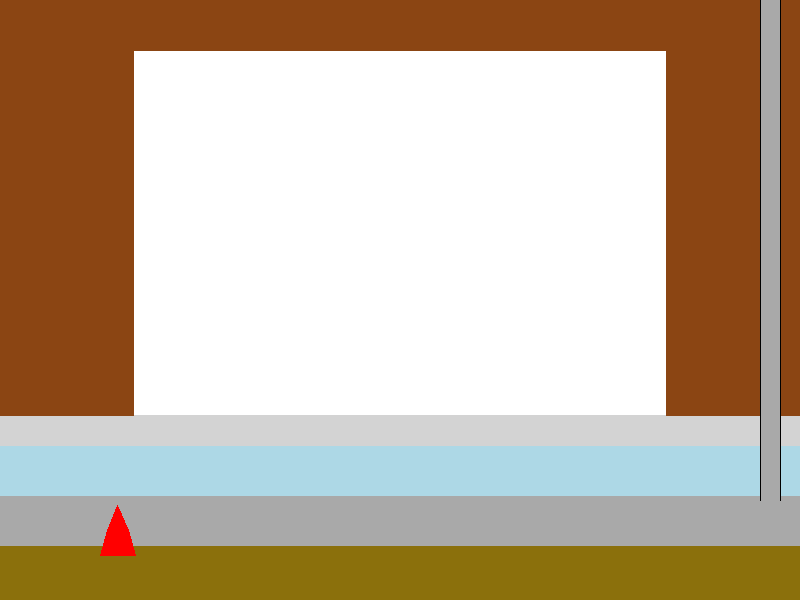
#> input picture roman_hypocaust_diagram_generator/old.bmp, 800 x 600 px
$ python process_old_simulation.py
#> lines starting #> are read from the running program, lines starting #| are printed output that depends on the picture; after the words box and inside, x2 and y2 are one past the last pixel; in counts of white or black regions, pixels touching at a corner belong together
import numpy as np
import matplotlib.pyplot as plt
from matplotlib.animation import FuncAnimation
from matplotlib.widgets import Button, Slider, TextBox
from PIL import Image

# 이미지 불러오기
img_path = "./old.bmp"
image = Image.open(img_path)
#> image is the input picture: PIL image 800x600 RGB; mean R, G, B 195.1, 176.7, 155.4
pixels = np.array(image)

# 색상과 인덱스 매핑
color_to_index = {
    (139, 112, 12): 0,   # 갈색 - 지반층
    (169, 169, 169): 1,  # 회색 - 공기 흐름
    (255, 255, 255): 2,  # 흰색 - 공기 흐름 (방)
    (173, 216, 230): 3,  # 연한 파란색 - 난방 통로
    (211, 211, 211): 4,  # 밝은 회색 - 바닥
    (105, 105, 105): 5,  # 어두운 회색 - 연기
    (139, 69, 19): 6,    # 갈색 - 목재 벽
    (255, 0, 0): 7,      # 빨간색 - 화원
    (0, 0, 0): 8         # 검은색 - 경계선
}

# 색상을 인덱스로 변환
indexes = np.zeros(pixels.shape[:2], dtype=int)
for color, index in color_to_index.items():
    mask = np.all(pixels == color, axis=-1)
    indexes[mask] = index
#> this loop made 9 passes
#> pass 1, `mask = np.all(pixels == color, axis=-1)`:
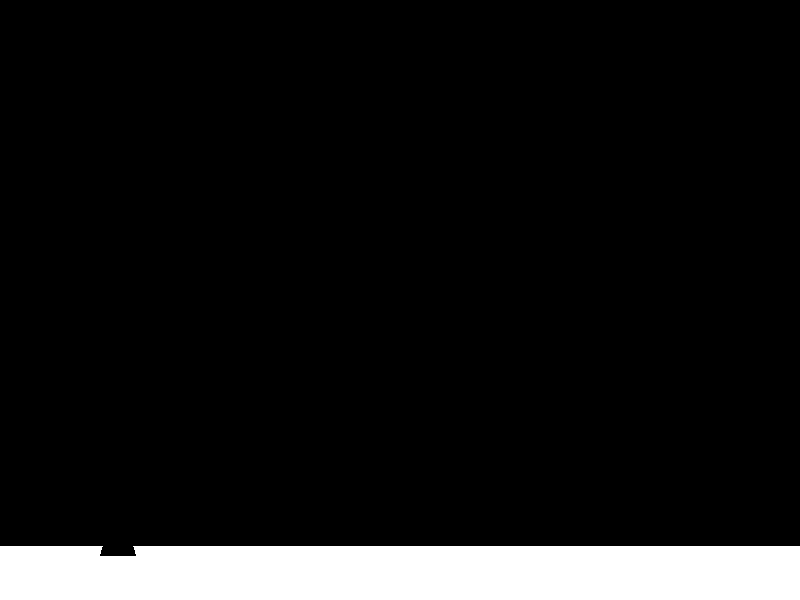
#> mask: shape (600, 800) bool; 8.9% white; 1 white region, box (x1, y1, x2, y2) and area: (0, 546, 800, 600) 42866
#> pass 3, `mask = np.all(pixels == color, axis=-1)`:
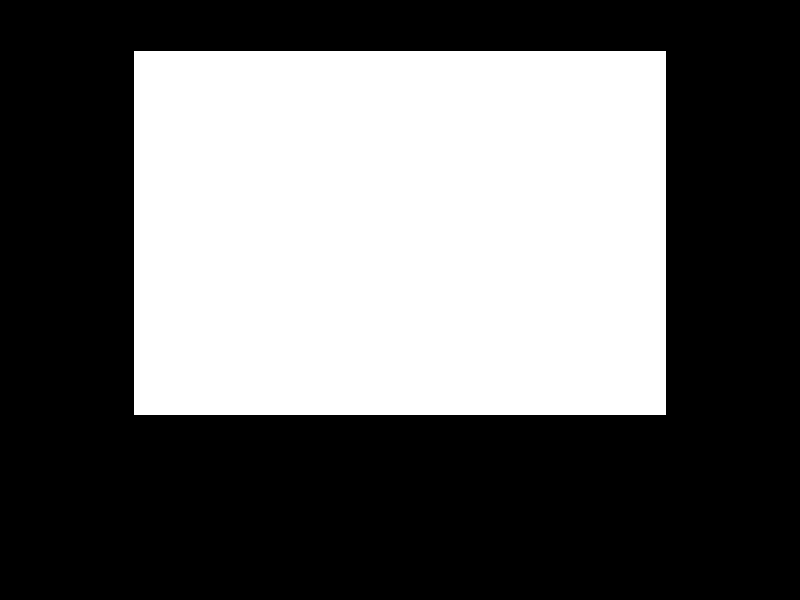
#> mask: shape (600, 800) bool; 40.3% white; 1 white region, box (x1, y1, x2, y2) and area: (134, 51, 666, 415) 193648
#> after the loop:
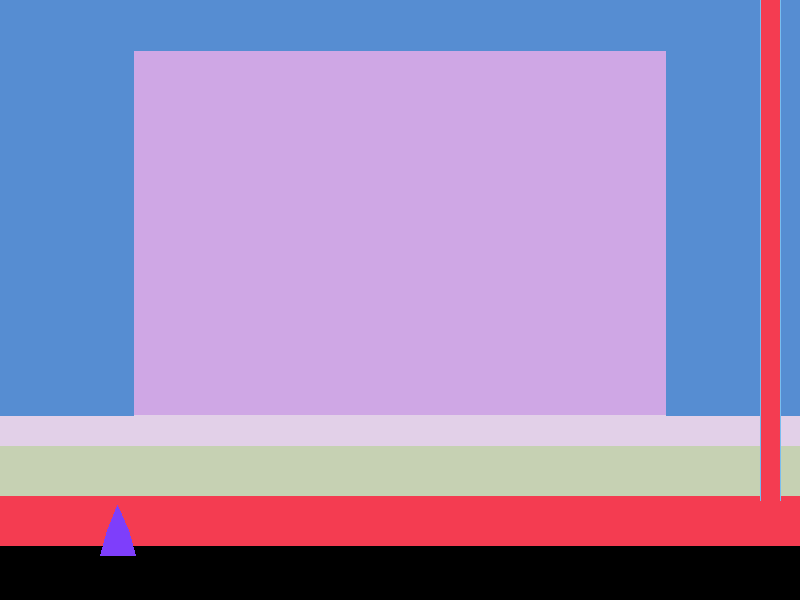
#> indexes: shape (600, 800) int64; 8 distinct labels, from 0 to 8; one colour per label, 0 black


# 초기 온도 분포 설정
room_temp = 25  # 초기 방 온도 설정
temperature = np.ones_like(indexes, dtype=float) * room_temp
fire_temp = 200  # 초기 화원 온도 설정
temperature[indexes == 7] = fire_temp

# 열 확산 시뮬레이션을 위한 변수 초기화
# Thermal conductivity values for each material (W/m·K)
k = np.array([
    1.5,    # Ground layer (soil)
    0.026,  # Airflow
    0.026,  # Airflow (room)
    0.6,    # Heating path (water)
    1.7,    # Floor (concrete)
    0.026,  # Smoke (similar to air)
    0.15,   # Wooden wall
    0.5,    # Fire source (arbitrary value)
    0.1     # Boundary (arbitrary value)
])

delta_x = 0.01   # 공간 간격 (m)
delta_t = 10      # 시간 간격 (s)

# 각 재질의 물성치 설정
rho = np.array([1600, 1.225, 1.225, 1000, 2400, 1.225, 600, 1, 1])
cp = np.array([0.8e3, 1.005e3, 1.005e3, 4.186e3, 0.88e3, 1.005e3, 1.7e3, 1e3, 1e3])
alpha = k / (rho * cp)

# 초기 온도 분포 설정
temperature = np.ones_like(indexes, dtype=float) * 25
temperature[indexes == 7] = 200  # 화원의 온도 설정

def update(frame):
#> called with frame = 0
    if not running:
        return [im]  # 실행 중이지 않으면 업데이트 없이 현재 상태 유지

    global temperature
    new_temperature = temperature.copy()
    try:
        T = temperature
        idx = indexes
        a = alpha[idx]
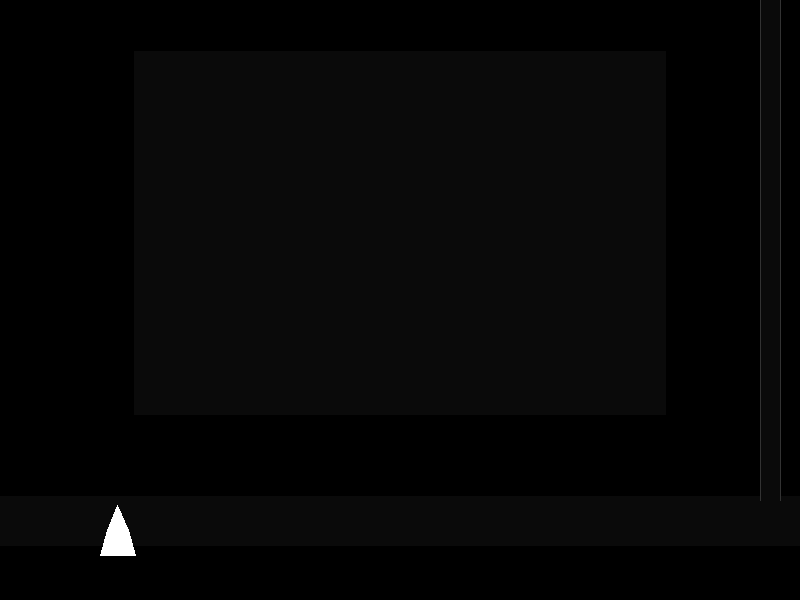
#> a: shape (600, 800) float64; min 1.43e-07, max 0.0005, mean 1.21e-05; drawn with min black and max white
        laplacian = (T[:-2, 1:-1] + T[2:, 1:-1] + T[1:-1, :-2] + T[1:-1, 2:] - 4 * T[1:-1, 1:-1]) / delta_x**2
        new_temperature[1:-1, 1:-1] = T[1:-1, 1:-1] + a[1:-1, 1:-1] * delta_t * laplacian
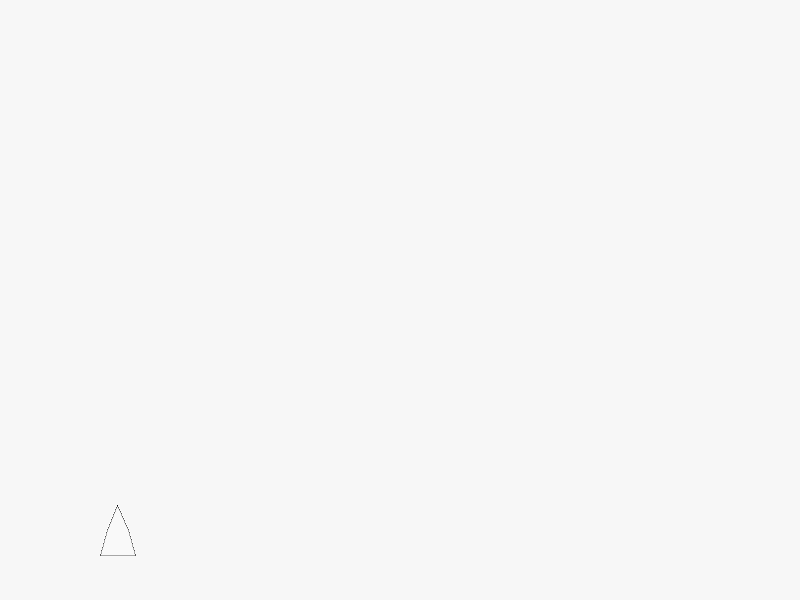
#> new_temperature: shape (600, 800) float64; min -26050, max 764.2, mean 22.3; drawn with min black and max white
    except Exception as e:
        print(f"An error occurred: {e}")
        print(f"Temperature values: {T[1:-1, 1:-1]}")
        print(f"Laplacian values: {laplacian}")
        return []

    new_temperature[indexes == 7] = 200  # Keep fire source at 200°C
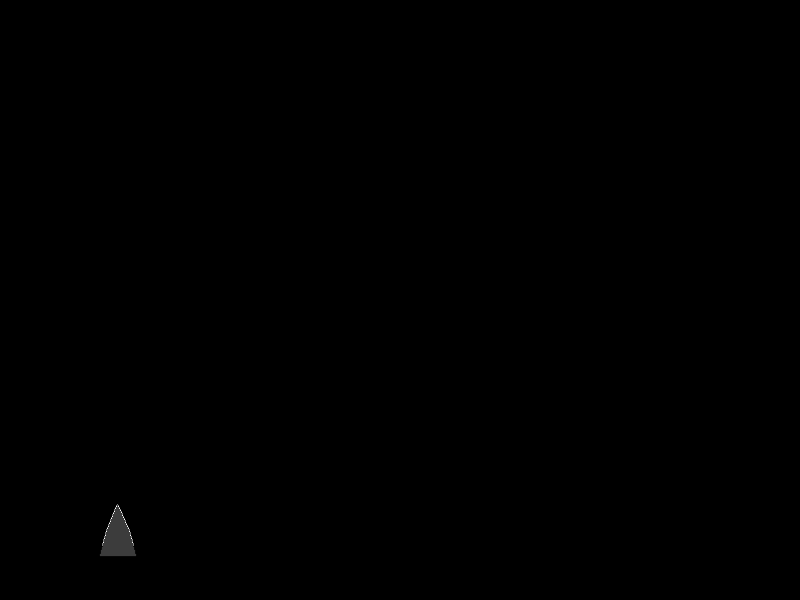
#> new_temperature: shape (600, 800) float64; 0.03% of pixels changed, all inside (x1, y1, x2, y2) = (100, 505, 136, 556); drawn with min black and max white
    temperature = new_temperature
    im.set_array(temperature)
    return [im]

def start(event):
    global running
    running = True

def stop(event):
    global running
    running = False

def reset(event):
    global temperature, running
    running = False  # 시뮬레이션 정지
    temperature = np.ones_like(indexes, dtype=float) * room_temp  # 온도를 초기 방 온도로 초기화
    temperature[indexes == 7] = fire_temp  # 화원 온도로 설정
    im.set_array(temperature)

# 그래프 설정
fig, ax = plt.subplots(figsize=(10, 10))
plt.subplots_adjust(top=0.85, bottom=0.15)

ax.set_title('Simulation    ')
ax.set_xlabel('X Axis')
ax.set_ylabel('Y Axis')


# 애니메이션을 위한 초기 설정
im = ax.imshow(temperature, cmap='inferno', interpolation='nearest', animated=True, alpha=0.5, extent=[0, pixels.shape[1], pixels.shape[0], 0])

ax_start = plt.axes([0.1, 0.9, 0.1, 0.075])  # 위치 조정
btn_start = Button(ax_start, 'Start')

ax_stop = plt.axes([0.21, 0.9, 0.1, 0.075])  # 위치 조정
btn_stop = Button(ax_stop, 'Stop')

ax_reset = plt.axes([0.33, 0.9, 0.1, 0.075])  # 위치 조정
btn_reset = Button(ax_reset, 'Reset')


# 애니메이션 제어를 위한 상태 변수
running = True


# 원본 이미지 배경에 표시
ax.imshow(pixels, extent=[0, pixels.shape[1], pixels.shape[0], 0])

# 온도 분포를 반투명하게 겹쳐서 표시
im = ax.imshow(temperature, cmap='inferno', interpolation='nearest', animated=True, alpha=0.5, extent=[0, pixels.shape[1], pixels.shape[0], 0])

# 컬러바에 온도 단위 추가
cbar = plt.colorbar(im, ax=ax)
cbar.set_label('Tempertaure (°C)')

# 애니메이션 생성
ani = FuncAnimation(fig, update, frames=200, interval=50, blit=True)
#> in update (call 2), `new_temperature[1:-1, 1:-1] = T[1:-1, 1:-1] + a[1:-1, 1:-1] * delta_t ..`: new_temperature: shape (600, 800) float64; 0.09% of pixels changed, all inside (x1, y1, x2, y2) = (98, 503, 138, 558)
#> in update (call 2), `new_temperature[indexes == 7] = 200`: new_temperature: shape (600, 800) float64; min -3960.3, max 2366.5, mean 25.3

# 버튼에 함수 연결
btn_start.on_clicked(start)
btn_stop.on_clicked(stop)
# Reset 에러
# btn_reset.on_clicked(reset)


axcolor = 'lightgoldenrodyellow'
ax_temp = plt.axes([0.25, 0.04, 0.65, 0.03], facecolor=axcolor)
ax_fire = plt.axes([0.25, 0.09, 0.65, 0.03], facecolor=axcolor)

sld_temp = Slider(ax_temp, 'Room Temp', 15, 30, valinit=room_temp)
sld_fire = Slider(ax_fire, 'Fire Temp', 100, 300, valinit=fire_temp)

def update_val(event):
    global fire_temp, room_temp
    fire_temp = sld_fire.val
    room_temp = sld_temp.val
    temperature[indexes == 7] = fire_temp
    temperature[indexes == 2] = room_temp

sld_temp.on_changed(update_val)
sld_fire.on_changed(update_val)

# 애니메이션 시작
ani = FuncAnimation(fig, update, frames=50, interval=50, blit=True)
#> in update (call 3), `new_temperature[1:-1, 1:-1] = T[1:-1, 1:-1] + a[1:-1, 1:-1] * delta_t ..`: new_temperature: shape (600, 800) float64; min -415827.2, max 35302.5, mean -5.5
#> in update (call 3), `new_temperature[indexes == 7] = 200`: new_temperature: shape (600, 800) float64; min -27565.9, max 35302.5, mean 26.6
#> in update (call 4), `new_temperature[1:-1, 1:-1] = T[1:-1, 1:-1] + a[1:-1, 1:-1] * delta_t ..`: new_temperature: shape (600, 800) float64; min -482279.5, max 3345609.3, mean 253.2
#> in update (call 4), `new_temperature[indexes == 7] = 200`: new_temperature: shape (600, 800) float64; min -340244.9, max 335124, mean 16.5
plt.show()
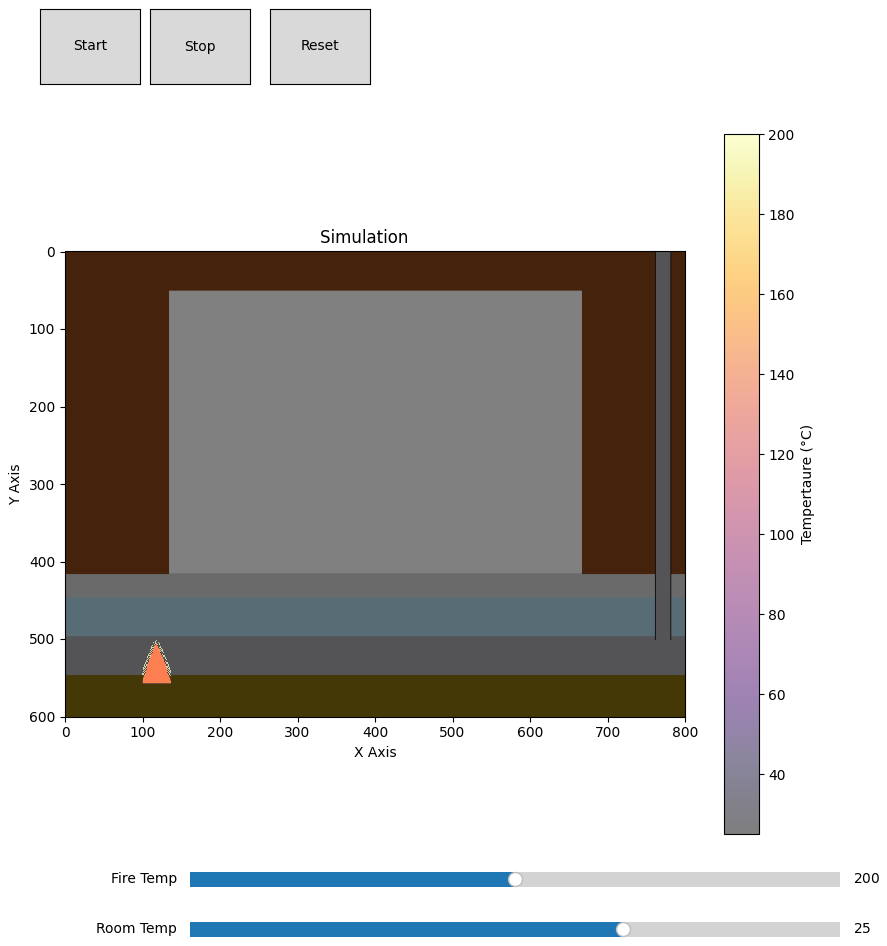
#> figure drawn by matplotlib, 4 panels
